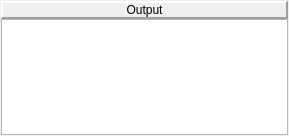
<ui version="4.0" >
 <class>OutputWindowWidget</class>
 <widget class="QWidget" name="OutputWindowWidget" >
  <property name="geometry" >
   <rect>
    <x>0</x>
    <y>0</y>
    <width>289</width>
    <height>136</height>
   </rect>
  </property>
  <property name="windowTitle" >
   <string>Form</string>
  </property>
  <layout class="QVBoxLayout" >
   <property name="leftMargin" >
    <number>1</number>
   </property>
   <property name="topMargin" >
    <number>1</number>
   </property>
   <property name="rightMargin" >
    <number>1</number>
   </property>
   <property name="bottomMargin" >
    <number>1</number>
   </property>
   <item>
    <layout class="QVBoxLayout" >
     <property name="spacing" >
      <number>0</number>
     </property>
     <item>
      <widget class="QLabel" name="pepOutputLabel" >
       <property name="frameShape" >
        <enum>QFrame::Panel</enum>
       </property>
       <property name="frameShadow" >
        <enum>QFrame::Raised</enum>
       </property>
       <property name="lineWidth" >
        <number>2</number>
       </property>
       <property name="text" >
        <string>Output</string>
       </property>
       <property name="alignment" >
        <set>Qt::AlignCenter</set>
       </property>
      </widget>
     </item>
     <item>
      <widget class="QTextEdit" name="pepOutputTextEdit" >
       <property name="readOnly" >
        <bool>true</bool>
       </property>
      </widget>
     </item>
    </layout>
   </item>
  </layout>
 </widget>
 <resources/>
 <connections/>
</ui>
